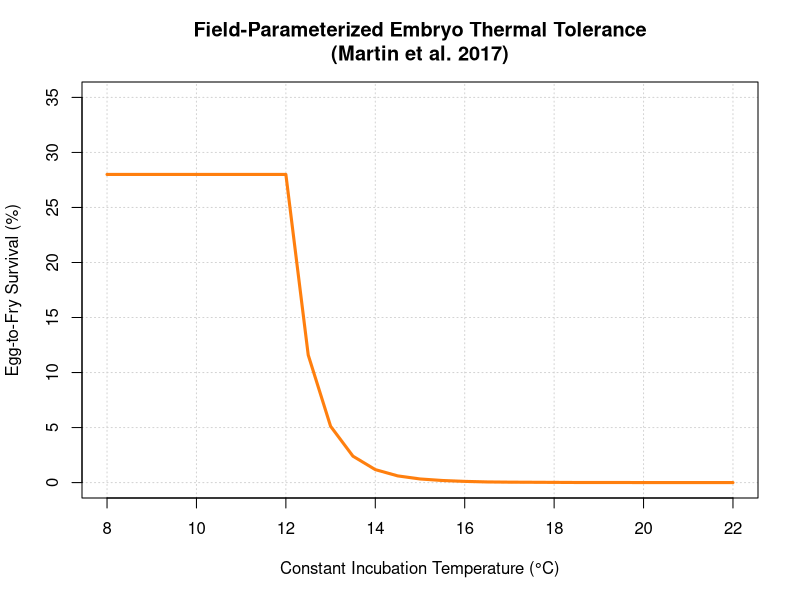

Write R code to recreate this figure.
# Martin, B. T., Pike, A., John, S. N., Hamda, N., Roberts, J., Lindley, S. T., & Danner, E. M. (2017). 
# Phenomenological vs. biophysical models of thermal stress in aquatic eggs. Ecology Letters, 20(1), 50–59
# Martin et al. 2017: Chinook embryo survival vs in-river temperature (Field-parameterized)
# Equation 1-2

# 1. Define the Temperature range (x-axis)
T_seq <- seq(8, 22, by = 0.5)

# 2. Field-parameterized model parameters (from text)
T_crit_field <- 12.0 # Field temperature threshold (°C)
b_T_field <- 0.024   # Field mortality rate increase above threshold
S_B_field <- 28.0    # Background survival without density-dependence (%)

# 3. Calculate Development Time and Mortality
# Maturation rate (Zueg et al. 2012)
dev_rate <- (0.001044 * T_seq) + 0.00056
n_days <- 1 / dev_rate 

# Daily instantaneous mortality rate
h_field <- b_T_field * pmax(T_seq - T_crit_field, 0)

# Total egg-to-fry survival (%)
survival_field <- S_B_field * exp(-n_days * h_field)

# 4. Create DataFrame adhering to the e-Library formats
df_field <- data.frame(
  curve.id = "Martin_2017_Field_Survival",
  stressor.label = "temperature",
  stressor.x = T_seq,
  units.x = "degC",
  response.label = "egg_to_fry_survival",
  response.y = round(survival_field, 2),
  units.y = "percent"
)

# 5. Export to CSV
write.csv(df_field, "Martin_2017_Field_Survival_SRF.csv", row.names = FALSE, quote = FALSE)
cat("Data successfully written to 'Martin_2017_Field_Survival_SRF.csv'\n")

# 6. Plot the Curve
plot(df_field$stressor.x, df_field$response.y, 
     type = "l", col = "#ff7f0e", lwd = 3,
     ylim = c(0, 35),
     xlab = "Constant Incubation Temperature (°C)", 
     ylab = "Egg-to-Fry Survival (%)",
     main = "Field-Parameterized Embryo Thermal Tolerance\n(Martin et al. 2017)",
     panel.first = grid())
